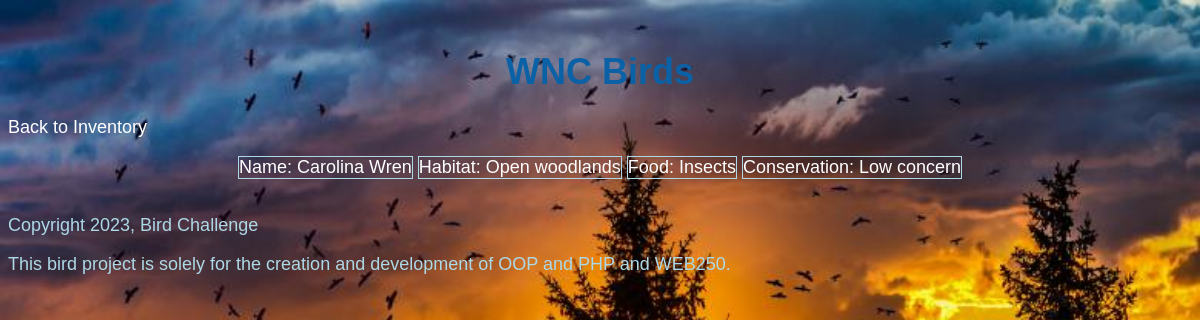
Screenshot of /detail.php?id=1 with the database file from the repository.
### tables this page shows
CREATE TABLE `birds` (
  `id` int(11) NOT NULL,
  `commonName` varchar(100) NOT NULL,
  `habitat` varchar(100) NOT NULL,
  `food` varchar(100) NOT NULL,
  `conservationId` tinyint(4) NOT NULL,
  `backyardTips` text NOT NULL
);

### private/classes/Bird.class.php (called while the page is built, shortened)
<?php
class Bird {
  static protected $database;
  static public function setDatabase($database) {
    self::$database = $database;
  }
  static public function findBySql($sql) {
    $result = self::$database->query($sql);
    $objectArray =[];
    while($record = $result->fetch_assoc()){
      $objectArray[] = self:: instantiate($record);
    }
    return $objectArray;
  }
  static public function findById($id){
    $sql = "SELECT * FROM birds ";
    $sql .= "WHERE id='" . self::$database->escape_string($id) . "'";
    $objArray = self::findBySql($sql);
    if(!empty($objArray)) {
      return array_shift($objArray);
    } else {
      return false;
    }
  }
  static protected function instantiate($record) {
    $object = new self;
    foreach($record as $property => $value) {
      if(property_exists($object, $property)){
        $object->$property = $value;
      }
    }
    return $object;
  }
  public $conservationId;
  public function __construct($args=[]) {
    $this->conservationId = $args['conservationId'] ?? '';
  }
  public function conservation() {
    if($this->conservationId > 0) {
      return self::CONSERVATION_OPTIONS[$this->conservationId];
    } else {
      return "Unknown";
    }
  }
}
?>

### private/functions.php (called while the page is built, shortened)
<?php
function h($string="") {
  return htmlspecialchars($string);
}
?>

### public/detail.php (the view, shortened to what this page needs)
<?php require_once('../private/initialize.php');
$id =$_GET['id'] ?? false;
$bird = Bird::findById($id);
include(SHARED_PATH . '/publicHeader.php');?>
<div id="main">
  <a href="birds.php">Back to Inventory</a>
  <div class="page">
    <dl>
      <dt>Name:</dt>
      <dd><?php echo h($bird->commonName);?></dd>
    </dl>
    <dl>
      <dt>Habitat:</dt>
      <dd><?php echo h($bird->habitat);?></dd>
    </dl>
    <dl>
      <dt>Food:</dt>
      <dd><?php echo h($bird->food);?></dd>
    </dl>
    <dl>
      <dt>Conservation:</dt>
      <dd><?php echo h($bird->conservation());?></dd>
    </dl>
  </div>
</div>
<?php include(SHARED_PATH . '/publicFooter.php');?>

### public/stylesheets/styles.css (style rules this page uses)
html { font: 18px Verdana, Arial, sans-serif; }
body { background-image: url(../images/mountain.jpg); background-size: cover; }
li a , a { color: #fff; text-decoration: none; }
dl { display: inline-block; color: #fff; border: 1px solid #add8e6; text-align: center; }
dt, dd { display: inline; }
dd { margin: 0; }
.page { text-align: center; }

### rows the page displays
birds: commonName "Carolina Wren", habitat "Open woodlands", food "Insects", conservationId "Low concern"
